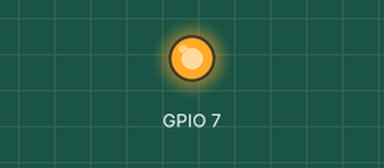
Bench run of a program on a simulated Raspberry Pi (BCM pin numbers). On the bench: output pins drawn as LEDs (lit = HIGH).

Above: at 2.5 s.
At 7.5 s:
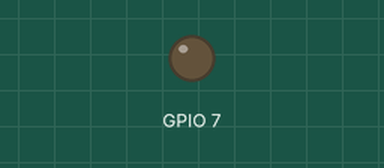
Timing chart, 0 to 13.0 s (numbered marks = the images above):
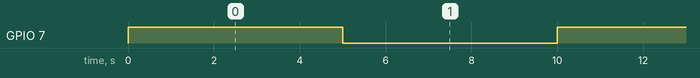

Measured:
- by itself, GPIO 7: alternates HIGH for 5.0 s and LOW for 5.0 s

The program:

led.py
```python
#!/bin/python
import RPi.GPIO as GPIO
import time
GPIO.setmode(GPIO.BCM)
GPIO.setup(7,GPIO.OUT)

def Blink(speed):
	while(True):
		GPIO.output(7, True)
		time.sleep(speed)
		GPIO.output(7, False)
		time.sleep(speed)

Blink(5)
```
